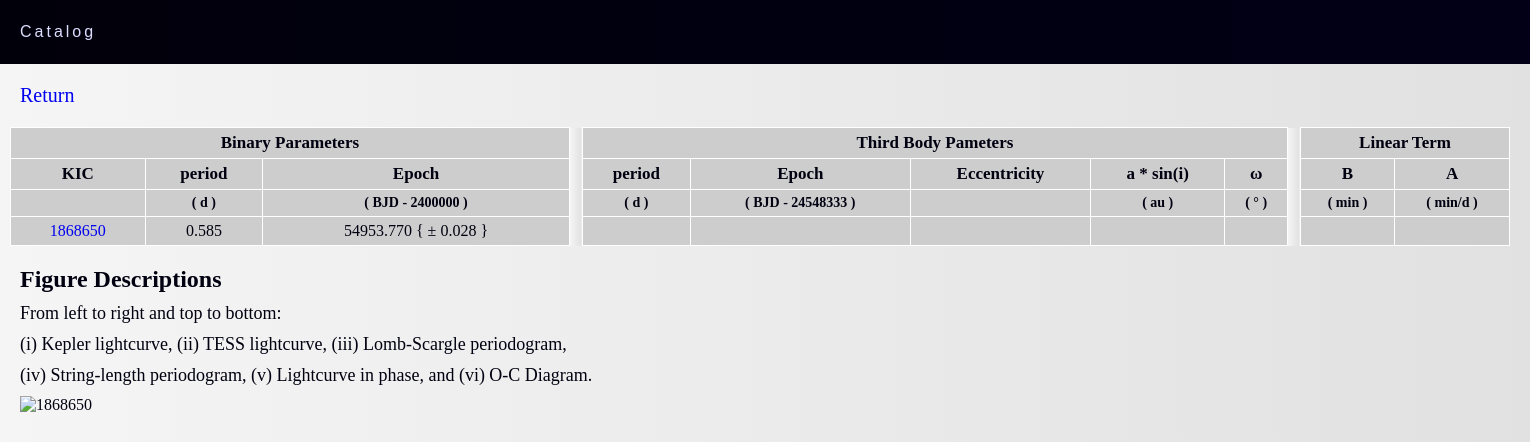
The app's page /papers/tertiarycandidatescatalog/page/1868650/ with its own data.
### Capp/models.py (models this page shows, shortened)
class OutVariation(models.Model):
    kic = models.IntegerField()
    Period = models.CharField(max_length=100)
    epoch = models.CharField(max_length=100)

### Capp/views.py (the view)
# urls.py: path('page/<int:kic>/', views.pagina_objetos, name='pagina_objetos'),
def pagina_objetos(request, kic):
    lista_de_dados1 = WithVariation.objects.filter(kic=kic)
    lista_de_dados2 = OutVariation.objects.filter(kic=kic)
    total_objetos = len(lista_de_dados1) + len(lista_de_dados2)
    itens_por_pagina = 12
    total_paginas = (total_objetos + itens_por_pagina - 1) // itens_por_pagina
    page_number = request.GET.get('page', 1)
    page_number = int(page_number)
    if page_number < 1:
        page_number = 1
    elif page_number > total_paginas:
        page_number = total_paginas
    indice_inicial = (page_number - 1) * itens_por_pagina
    indice_final = min(indice_inicial + itens_por_pagina, total_objetos)
    lista_pagina_with = lista_de_dados1[indice_inicial:indice_final]
    lista_pagina_out = lista_de_dados2[indice_inicial:indice_final]
    template_name = f'catalog/mid/kic{kic}/page{kic}.html'
    context = {
        'lista_pagina_with': lista_pagina_with,
        'lista_pagina_out': lista_pagina_out,
        'total_paginas': total_paginas,
        'page_number': page_number,
    }
    return render(request, template_name, context)

### templates/catalog/mid/kic1868650/page1868650.html (shortened to what this page needs)
{% extends 'catalog/mid/base2.html' %}
{% load static %}
{% block content %}
<!DOCTYPE html>
<html lang="en">
<head>
</head>
<body>
    <main>
        <section id="container">
            <table>
                <thead>
                    <tr>
                        <th class="sdata" colspan="3">Binary Parameters</th>
                        <th class="nada"></th>
                        <th class="tdata" colspan="5">Third Body Pameters</th>
                        <th class="nada"></th>
                        <th class="tdata" colspan="2">Linear Term</th>
                    </tr>
                    <tr>
                        <th title="Kepler identifier">KIC</th>
                        <th title="period of binary">period</th>
                        <th title="Epoch">Epoch</th>
                        <th class="nada"></th>
                        <th title="Third body period">period</th>
                        <th title="Third body period">Epoch</th>
                        <th title="Third body eccentricity">Eccentricity</th>
                        <th title="Projected semi-major axis of the third body">a * sin(i)</th>
                        <th title="third body inclination">&omega;</th>
                        <th class="nada"></th>
                        <th title="Linear coefficient of the adjusted linear ephemeris">B</th>
                        <th title="Angular coefficient of the adjusted linear ephemeris">A</th>
                    </tr>
                    <tr>
                        <th class="unidades" ></th>
                        <th class="unidades">( d )</th>
                        <th class="unidades">( BJD - 2400000 )</th>
                        <th class="nada"></th>
                        <th class="unidades">( d )</th>
                        <th class="unidades">( BJD - 24548333 )</th>
                        <th class="unidades">  </th>
                        <th class="unidades">( au )</th>
                        <th class="unidades">( ° )</th>
                        <td class="nada"></td>
                        <th class="unidades">( min )</th>
                        <th class="unidades">( min/d )</th>
                    </tr>
                </thead>
                <tbody>
                    {% for dado in lista_pagina_out %}
                    <tr>
                        <tr>
                            <td class="KIC/EPIC"><a href="{% url 'Capp:pagina_objetos' kic=dado.kic %}">{{ dado.kic }}</a></td>
                            <td class="Period">{{ dado.Period }}</td>
                            <td class="bjd0">{{ dado.epoch }}</td>
                            <td class="nada"></td>
                            <td class="Period_td">{{ dado.Period_td }}</td>
                            <td class="Period_td">{{ dado.epoch_td }}</td>
                            <td class="e">{{ dado.e}}</td>
                            <td class="a">{{ dado.a }}</td>
                            <td class="omega">{{ dado.omega }}</td>
                            <td class="nada"></td>
                            <td class="Aa">{{ dado.Aa}}</td>
                            <td class="Bb">{{ dado.Bb }}</td>
                        </tr>
                    </tr>
                    {% endfor %}
                </tbody>
            </table>
        </section>
        <section id="imagensobj">
            <article>
                <h1 id="seqfigsh1">Figure Descriptions</h1>
                <p class="seqfigsp">From left to right and top to bottom:</p>
                <p class="seqfigsp"> (i) Kepler lightcurve, (ii) TESS lightcurve, (iii) Lomb-Scargle periodogram, </p>
                <p class="seqfigsp">(iv) String-length periodogram, (v) Lightcurve in phase, and (vi) O-C Diagram.</p>
            </article>
            <article>
                <p><img src="{% static 'img/catalog/objects7/1868650.png' %}" alt="1868650"></p>
            </article>
        </section>
    </main>
</body>
</html>
{% endblock %}

### static/css/catalog/mid/base2.css (style rules this page uses)
* { margin: 0; padding: 0; min-width: max-content; }
a { text-decoration: none; transition: 0.3s; }
.unidades { font-size: 14px; }
body { background-image: linear-gradient(to right, rgb(245, 245, 245), rgb(235, 235, 235), rgb(225, 225, 225)); background-size: auto; color: rgb(0, 0, 16); text-align: justify; }
section { margin: 20px; }
table { border-collapse: collapse; align-items: center; text-align: center; width: 1500px; }
#container { left: -0.6vw; margin: 10px; align-items: center; }
td, th { border: 1px solid rgb(255, 255, 255); padding-top: 5px; padding-bottom: 5px; padding-left: 6px; padding-right: 6px; }
thead { color: rgb(0, 0, 16); background-color: rgb(205, 205, 205); font-size: 17px; }
.nada { background-image: linear-gradient(to right, rgb(245, 245, 245), rgb(235, 235, 235), rgb(225, 225, 225)); width: 0.2px; border: 0px; }
.sdata { width: 300px; }
tbody > tr:nth-child(odd) { background-color: rgb(233, 233, 233); }
tbody > tr:nth-child(even) { background-color: rgb(205, 205, 205); }
td { text-align: center; }
#seqfigsh1 { font-size: 24px; margin-bottom: 10px; }
.seqfigsp { font-size: 18px; margin-bottom: 10px; }

### records on screen
OutVariation: kic "1868650", Period "0.585", epoch "54953.770 { ± 0.028 }"
